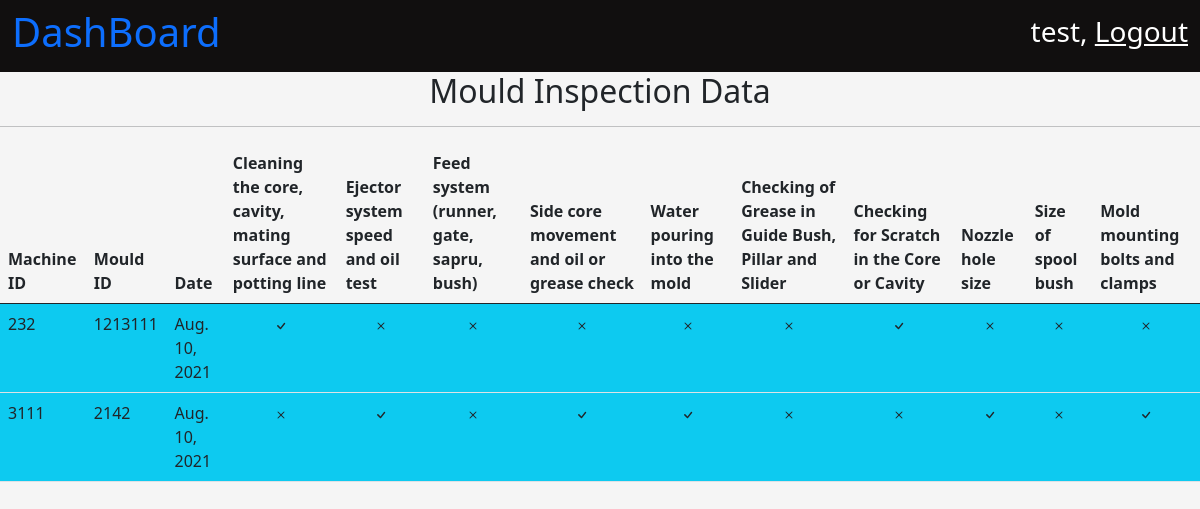
Page /quality/mouldInspect (signed in) on the committed database.
### mould/models.py (models this page shows, shortened)
class MouldDailyCheck(models.Model):
    mould_id = models.ForeignKey(Mould, related_name='Machine_Mould', on_delete=models.CASCADE)
    machine_id = models.CharField(max_length=100)
    date_time_of_update = models.DateTimeField(auto_now_add=True) # user time when data uploaded.
    clause_1 = models.BooleanField()
    clause_2 = models.BooleanField()
    clause_3 = models.BooleanField()
    clause_4 = models.BooleanField()
    clause_5 = models.BooleanField()
    clause_6 = models.BooleanField()
    clause_7 = models.BooleanField()
    clause_8 = models.BooleanField()
    clause_9 = models.BooleanField()
    clause_10 = models.BooleanField()

class Mould(models.Model):
    mould_id = models.IntegerField(primary_key=True)
    mould_name = models.CharField(max_length=200)
    cavity_number = models.IntegerField()
    registered_date = models.DateTimeField(auto_now_add=True)
    registered_by = models.ForeignKey(User, on_delete=models.PROTECT)
    general_maintaince_cleaning_threshold_value = models.IntegerField()
    preventive_maintaince_clearning_thresold_value = models.IntegerField()
    tool_life = models.IntegerField()
    present_count = models.IntegerField()
    moud_desc = models.CharField(max_length=100)
    order_number = models.CharField(max_length=100)
    raw_material = models.CharField(max_length=100)
    part_weight = models.FloatField()
    runner_weight = models.FloatField()
    tonnage = models.FloatField()
    cycle_time = models.FloatField()
    number_of_shots_per_day = models.IntegerField()
    preventice_maintaince_count = models.IntegerField(default=0)
    general_cleaning_maintance_count = models.IntegerField(default = 0)
    def __str__(self):
        return str(self.mould_id)

### MouldQuality/views.py (the view)
# urls.py: path('mouldInspect', views.inspectionDataShow, name = "MouldInspectView"),
@login_required
def inspectionDataShow(request):
    context = {}
    mould_check_data = MouldDailyCheck.objects.all()[::-1]
    if len(mould_check_data) > 10:
        mould_check_data = mould_check_data[:10]
    context['mould_check_data'] = mould_check_data
    return render(request, 'quality/mould_inspection_show.html', context) # render inspect data show page.

### MouldQuality/templates/quality/mould_inspection_show.html (shortened to what this page needs)
{% extends 'base.html' %}
{% load static %}
{% block title %}
    <link
        rel="stylesheet"
        href="{% static 'css/dashboard.css' %}" >
{% endblock %}
{% block body_content %}
    <nav
        class="navbar navbar-light dashboard_nav">
        <div class="container-fluid dashboard_nav">
            <p class="h1 dashboard_title">
                <a href="{% url 'homePage' %}" style="text-decoration:None;">
                  DashBoard
                </a>
            </p>
            <div class="user_data">
                <p class="h3">
                    {{ request.user.first_name }},
                    <a href="{% url 'userLogout' %}">
                        Logout
                    </a>
                </p>
            </div>
        </div>
    </nav>
        <p class="h2" style="text-align : center;">
            Mould Inspection Data
        </p>
        <hr />
        <table class="table">
            <thead>
                <th class="col">
                    Machine ID
                </th>
                <th class="col">
                    Mould ID
                </th>
                <th class="col">
                    Date
                </th>
                <th class="col">
                    Cleaning the core, cavity, mating surface and potting line
                </th>
                <th class="col">
                    Ejector system speed and oil test
                </th>
                <th class="col">
                    Feed system (runner, gate, sapru, bush)
                </th>
                <th class="col">
                    Side core movement and oil or grease check
                </th>
                <th class="col">
                    Water pouring into the mold
                </th>
                <th class="col">
                    Checking of Grease in Guide Bush, Pillar and Slider
                </th>
                <th class="col">
                    Checking for Scratch in the Core or Cavity
                </th>
                <th class="col">
                    Nozzle hole size
                </th>
                <th class="col">
                    Size of spool bush
                </th>
                <th class="col">
                   Mold mounting bolts and clamps
                </th>
            </thead>
            <tbody>
                {% for data in mould_check_data %}
                    <tr class="bg-info">
                        <td>
                           {{ data.machine_id }}
                        </td>
                        <td>
                           {{ data.mould_id }}
                        </td>
                        <td>
                           {{ data.date_time_of_update.date }}
                        </td>
                        <td style="text-align : center;">
                            {% if data.clause_1 %}
                                <i class="bi bi-check">
                                <svg xmlns="http://www.w3.org/2000/svg" width="16" height="16" fill="currentColor" class="bi bi-check" viewBox="0 0 16 16">
                                <path d="M10.97 4.97a.75.75 0 0 1 1.07 1.05l-3.99 4.99a.75.75 0 0 1-1.08.02L4.324 8.384a.75.75 0 1 1 1.06-1.06l2.094 2.093 3.473-4.425a.267.267 0 0 1 .02-.022z"/>
                                </svg>
                                </i>
                            {% else %}
                                <i class="bi bi-x">
                                </i>
                            {% endif %}
                        </td>
                        <td style="text-align : center;">
                            {% if data.clause_2 %}
                                <i class="bi bi-check">
                                <svg xmlns="http://www.w3.org/2000/svg" width="16" height="16" fill="currentColor" class="bi bi-check" viewBox="0 0 16 16">
                                <path d="M10.97 4.97a.75.75 0 0 1 1.07 1.05l-3.99 4.99a.75.75 0 0 1-1.08.02L4.324 8.384a.75.75 0 1 1 1.06-1.06l2.094 2.093 3.473-4.425a.267.267 0 0 1 .02-.022z"/>
                                </svg>
                                </i>
                            {% else %}
                                <i class="bi bi-x">
                                </i>
                            {% endif %}
                        </td>
                        <td style="text-align : center;">
                            {% if data.clause_3 %}
                                <i class="bi bi-check">
                                <svg xmlns="http://www.w3.org/2000/svg" width="16" height="16" fill="currentColor" class="bi bi-check" viewBox="0 0 16 16">
                                <path d="M10.97 4.97a.75.75 0 0 1 1.07 1.05l-3.99 4.99a.75.75 0 0 1-1.08.02L4.324 8.384a.75.75 0 1 1 1.06-1.06l2.094 2.093 3.473-4.425a.267.267 0 0 1 .02-.022z"/>
                                </svg>
                                </i>
                            {% else %}
                                <i class="bi bi-x">
                                </i>
                            {% endif %}
                        </td>
                        <td style="text-align : center;">
                            {% if data.clause_4 %}
                                <i class="bi bi-check">
                                <svg xmlns="http://www.w3.org/2000/svg" width="16" height="16" fill="currentColor" class="bi bi-check" viewBox="0 0 16 16">
                                <path d="M10.97 4.97a.75.75 0 0 1 1.07 1.05l-3.99 4.99a.75.75 0 0 1-1.08.02L4.324 8.384a.75.75 0 1 1 1.06-1.06l2.094 2.093 3.473-4.425a.267.267 0 0 1 .02-.022z"/>
                                </svg>
                                </i>
                            {% else %}
                                <i class="bi bi-x">
                                </i>
                            {% endif %}
                        </td>
                        <td style="text-align : center;">
                            {% if data.clause_5 %}
                                <i class="bi bi-check">
                                <svg xmlns="http://www.w3.org/2000/svg" width="16" height="16" fill="currentColor" class="bi bi-check" viewBox="0 0 16 16">
                                <path d="M10.97 4.97a.75.75 0 0 1 1.07 1.05l-3.99 4.99a.75.75 0 0 1-1.08.02L4.324 8.384a.75.75 0 1 1 1.06-1.06l2.094 2.093 3.473-4.425a.267.267 0 0 1 .02-.022z"/>
                                </svg>
                                </i>
                            {% else %}
                                <i class="bi bi-x">
                                </i>
                            {% endif %}
                        </td>
                        <td style="text-align : center;">
                            {% if data.clause_6 %}
                                <i class="bi bi-check">
                                <svg xmlns="http://www.w3.org/2000/svg" width="16" height="16" fill="currentColor" class="bi bi-check" viewBox="0 0 16 16">
                                <path d="M10.97 4.97a.75.75 0 0 1 1.07 1.05l-3.99 4.99a.75.75 0 0 1-1.08.02L4.324 8.384a.75.75 0 1 1 1.06-1.06l2.094 2.093 3.473-4.425a.267.267 0 0 1 .02-.022z"/>
                                </svg>
                                </i>
                            {% else %}
                                <i class="bi bi-x">
                                </i>
                            {% endif %}
                        </td>
                        <td style="text-align : center;">
                            {% if data.clause_7%}
                                <i class="bi bi-check">
                                <svg xmlns="http://www.w3.org/2000/svg" width="16" height="16" fill="currentColor" class="bi bi-check" viewBox="0 0 16 16">
                                <path d="M10.97 4.97a.75.75 0 0 1 1.07 1.05l-3.99 4.99a.75.75 0 0 1-1.08.02L4.324 8.384a.75.75 0 1 1 1.06-1.06l2.094 2.093 3.473-4.425a.267.267 0 0 1 .02-.022z"/>
                                </svg>
                                </i>
                            {% else %}
                                <i class="bi bi-x">
                                </i>
                            {% endif %}
                        </td>
                        <td style="text-align : center;">
                            {% if data.clause_8%}
                                <i class="bi bi-check">
                                <svg xmlns="http://www.w3.org/2000/svg" width="16" height="16" fill="currentColor" class="bi bi-check" viewBox="0 0 16 16">
                                <path d="M10.97 4.97a.75.75 0 0 1 1.07 1.05l-3.99 4.99a.75.75 0 0 1-1.08.02L4.324 8.384a.75.75 0 1 1 1.06-1.06l2.094 2.093 3.473-4.425a.267.267 0 0 1 .02-.022z"/>
                                </svg>
                                </i>
                            {% else %}
                                <i class="bi bi-x">
                                </i>
                            {% endif %}
                        </td>
                        <td style="text-align : center;">
                            {% if data.clause_9 %}
                                <i class="bi bi-check">
                                <svg xmlns="http://www.w3.org/2000/svg" width="16" height="16" fill="currentColor" class="bi bi-check" viewBox="0 0 16 16">
                                <path d="M10.97 4.97a.75.75 0 0 1 1.07 1.05l-3.99 4.99a.75.75 0 0 1-1.08.02L4.324 8.384a.75.75 0 1 1 1.06-1.06l2.094 2.093 3.473-4.425a.267.267 0 0 1 .02-.022z"/>
                                </svg>
                                </i>
                            {% else %}
                                <i class="bi bi-x">
                                </i>
                            {% endif %}
                        </td>
                        <td style="text-align : center;">
                            {% if data.clause_10 %}
                                <i class="bi bi-check">
                                <svg xmlns="http://www.w3.org/2000/svg" width="16" height="16" fill="currentColor" class="bi bi-check" viewBox="0 0 16 16">
                                <path d="M10.97 4.97a.75.75 0 0 1 1.07 1.05l-3.99 4.99a.75.75 0 0 1-1.08.02L4.324 8.384a.75.75 0 1 1 1.06-1.06l2.094 2.093 3.473-4.425a.267.267 0 0 1 .02-.022z"/>
                                </svg>
                                </i>
                            {% else %}
                                <i class="bi bi-x">
                                </i>
                            {% endif %}
                        </td>
                    </tr>
                {% endfor %}
            </tbody>
        </table>
{% endblock %}

### user_panel/static/css/dashboard.css (style rules this page uses)
body { background-color: whitesmoke; }
nav.dashboard_nav { background-color: rgb(17, 15, 15); }
nav.dashboard_nav div.dashboard_nav { color : white; }
nav.dashboard_nav div.user_data p a { color: white; }

### rows in the picture
MouldDailyCheck: machine_id "232", mould_id "1213111", date_time_of_update "Aug. 10, 2021", clause_1 True (drawn), clause_2 False (drawn), clause_3 False (drawn), clause_4 False (drawn), clause_5 False (drawn), clause_6 False (drawn), clause_7 True (drawn), clause_8 False (drawn), clause_9 False (drawn), clause_10 False (drawn)
MouldDailyCheck: machine_id "3111", mould_id "2142", date_time_of_update "Aug. 10, 2021", clause_1 False (drawn), clause_2 True (drawn), clause_3 False (drawn), clause_4 True (drawn), clause_5 True (drawn), clause_6 False (drawn), clause_7 False (drawn), clause_8 True (drawn), clause_9 False (drawn), clause_10 True (drawn)

### other values in the picture
{{ request.user.first_name }} "test"
